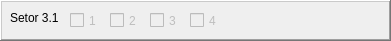
      <widget class="QFrame" name="frame_10">
       <property name="geometry">
        <rect>
         <x>450</x>
         <y>170</y>
         <width>391</width>
         <height>41</height>
        </rect>
       </property>
       <property name="frameShape">
        <enum>QFrame::WinPanel</enum>
       </property>
       <property name="frameShadow">
        <enum>QFrame::Raised</enum>
       </property>
       <widget class="QCheckBox" name="cb311">
        <property name="enabled">
         <bool>false</bool>
        </property>
        <property name="geometry">
         <rect>
          <x>70</x>
          <y>10</y>
          <width>41</width>
          <height>21</height>
         </rect>
        </property>
        <property name="text">
         <string>1</string>
        </property>
       </widget>
       <widget class="QCheckBox" name="cb312">
        <property name="enabled">
         <bool>false</bool>
        </property>
        <property name="geometry">
         <rect>
          <x>110</x>
          <y>10</y>
          <width>41</width>
          <height>21</height>
         </rect>
        </property>
        <property name="text">
         <string>2</string>
        </property>
       </widget>
       <widget class="QLabel" name="label_13">
        <property name="geometry">
         <rect>
          <x>10</x>
          <y>10</y>
          <width>58</width>
          <height>16</height>
         </rect>
        </property>
        <property name="text">
         <string>Setor 3.1</string>
        </property>
       </widget>
       <widget class="QCheckBox" name="cb313">
        <property name="enabled">
         <bool>false</bool>
        </property>
        <property name="geometry">
         <rect>
          <x>150</x>
          <y>10</y>
          <width>41</width>
          <height>21</height>
         </rect>
        </property>
        <property name="text">
         <string>3</string>
        </property>
       </widget>
       <widget class="QCheckBox" name="cb314">
        <property name="enabled">
         <bool>false</bool>
        </property>
        <property name="geometry">
         <rect>
          <x>190</x>
          <y>10</y>
          <width>41</width>
          <height>21</height>
         </rect>
        </property>
        <property name="text">
         <string>4</string>
        </property>
       </widget>
       <widget class="QFrame" name="frame_11">
        <property name="geometry">
         <rect>
          <x>460</x>
          <y>0</y>
          <width>391</width>
          <height>41</height>
         </rect>
        </property>
        <property name="frameShape">
         <enum>QFrame::WinPanel</enum>
        </property>
        <property name="frameShadow">
         <enum>QFrame::Raised</enum>
        </property>
        <widget class="QCheckBox" name="checkBox_65">
         <property name="geometry">
          <rect>
           <x>70</x>
           <y>10</y>
           <width>41</width>
           <height>21</height>
          </rect>
         </property>
         <property name="text">
          <string>1</string>
         </property>
        </widget>
        <widget class="QCheckBox" name="checkBox_66">
         <property name="geometry">
          <rect>
           <x>110</x>
           <y>10</y>
           <width>41</width>
           <height>21</height>
          </rect>
         </property>
         <property name="text">
          <string>2</string>
         </property>
        </widget>
        <widget class="QLabel" name="label_14">
         <property name="geometry">
          <rect>
           <x>10</x>
           <y>10</y>
           <width>58</width>
           <height>16</height>
          </rect>
         </property>
         <property name="text">
          <string>Setor 1.1</string>
         </property>
        </widget>
        <widget class="QCheckBox" name="checkBox_67">
         <property name="geometry">
          <rect>
           <x>150</x>
           <y>10</y>
           <width>41</width>
           <height>21</height>
          </rect>
         </property>
         <property name="text">
          <string>3</string>
         </property>
        </widget>
        <widget class="QCheckBox" name="checkBox_68">
         <property name="geometry">
          <rect>
           <x>190</x>
           <y>10</y>
           <width>41</width>
           <height>21</height>
          </rect>
         </property>
         <property name="text">
          <string>4</string>
         </property>
        </widget>
        <widget class="QCheckBox" name="checkBox_69">
         <property name="geometry">
          <rect>
           <x>230</x>
           <y>10</y>
           <width>41</width>
           <height>21</height>
          </rect>
         </property>
         <property name="text">
          <string>5</string>
         </property>
        </widget>
        <widget class="QCheckBox" name="checkBox_70">
         <property name="geometry">
          <rect>
           <x>270</x>
           <y>10</y>
           <width>41</width>
           <height>21</height>
          </rect>
         </property>
         <property name="text">
          <string>6</string>
         </property>
        </widget>
        <widget class="QCheckBox" name="checkBox_71">
         <property name="geometry">
          <rect>
           <x>310</x>
           <y>10</y>
           <width>41</width>
           <height>21</height>
          </rect>
         </property>
         <property name="text">
          <string>7</string>
         </property>
        </widget>
        <widget class="QCheckBox" name="checkBox_72">
         <property name="geometry">
          <rect>
           <x>350</x>
           <y>10</y>
           <width>41</width>
           <height>21</height>
          </rect>
         </property>
         <property name="text">
          <string>8</string>
         </property>
        </widget>
       </widget>
      </widget>
